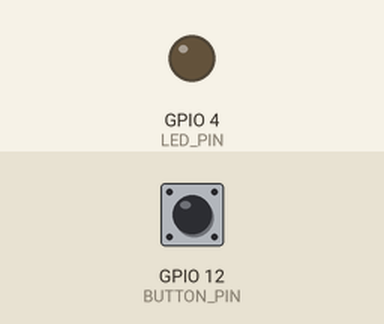
Simulated run of this program. Board: Raspberry Pi (BCM pin numbers). On the bench: output pins drawn as LEDs (lit = HIGH). The test bench sets the inputs (shaded band); at power-on: GPIO 12 (BUTTON_PIN) HIGH.

Above: at 1.2 s.
1.3 s: GPIO 12 (BUTTON_PIN) pulled LOW for 0.15 s
At 2.5 s:
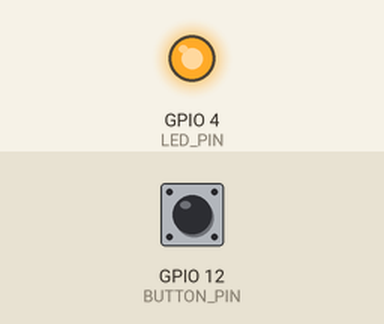
2.9 s: GPIO 12 (BUTTON_PIN) pulled LOW for 1 s
At 3.9 s:
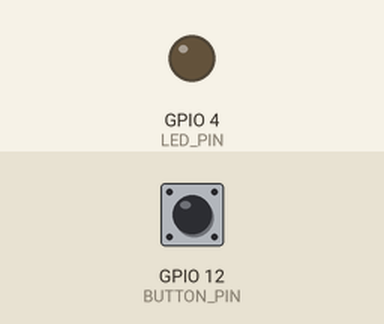
5.4 s: GPIO 12 (BUTTON_PIN) pulled LOW for 3.2 s
At 5.8 s:
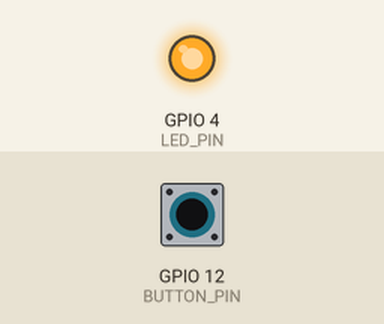
Timing chart, 0 to 8.4 s (numbered marks = the images above; inputs shaded):
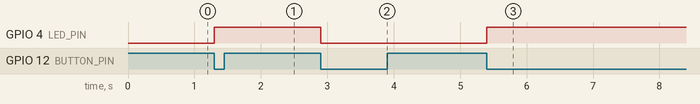

The program:

challenge121.py
```python
import queue
import threading
import time
import RPi.GPIO as GPIO


#핀설정
led_pin=[4,5,6]
sw_pin=[12,13,14,15]
motor_pin=[20,21,22,23]
buzzer_pin=18


GPIO.setmode(GPIO.BCM)

LED_PIN = 4
BUTTON_PIN = 12

GPIO.setup(LED_PIN, GPIO.OUT)
GPIO.setup(BUTTON_PIN, GPIO.IN, pull_up_down=GPIO.PUD_UP)

led_status = False

def button_callback(channel):
    global led_status
    led_status = not led_status
    GPIO.output(LED_PIN, led_status)

#GPIO 버튼 인터럽트 발생시 callback 함수를 실행한다
GPIO.add_event_detect(BUTTON_PIN, GPIO.FALLING, callback=button_callback, bouncetime=300)

try:
    while True:
        time.sleep(1)
except KeyboardInterrupt:
    GPIO.cleanup()
```

Measured:
- after the input at 1.3 s, GPIO 4 (LED_PIN): LOW → HIGH at once
- after the input at 2.9 s, GPIO 4 (LED_PIN): HIGH → LOW at once
- after the input at 5.4 s, GPIO 4 (LED_PIN): LOW → HIGH at once
